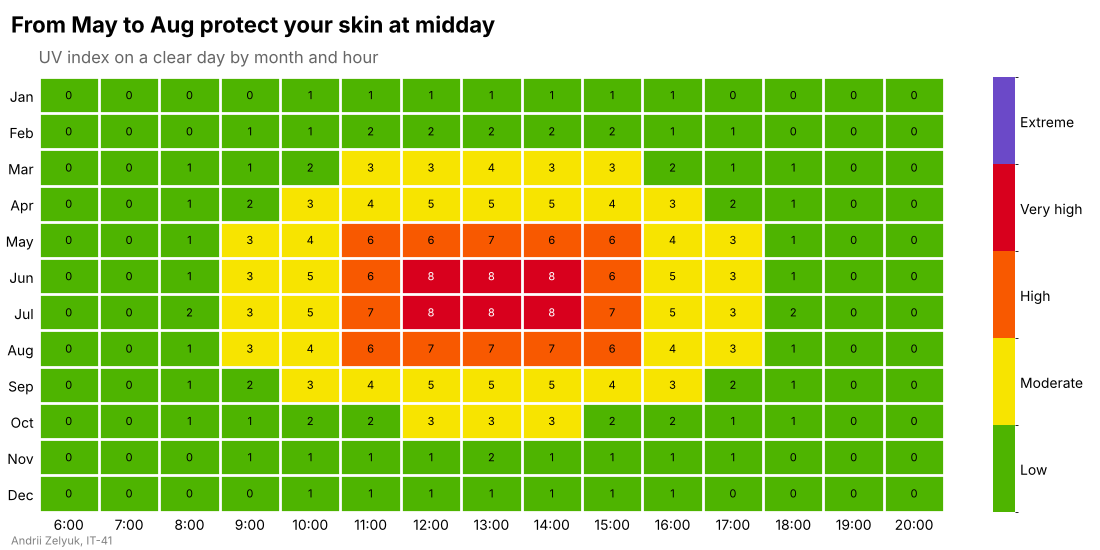

Reproduce this figure in Python.
import matplotlib.pyplot as plt
import numpy as np
from matplotlib.colors import BoundaryNorm, ListedColormap

STUDENT_NAME = "Andrii Zelyuk"   # ім'я та прізвище транслітерацією
STUDENT_GROUP = "IT-41"   # група

months = ["Jan", "Feb", "Mar", "Apr", "May", "Jun",
          "Jul", "Aug", "Sep", "Oct", "Nov", "Dec"]
hours = np.arange(6, 21)
# УФ-індекс у ясний день: рядок - місяць, стовпець - година
peak = np.array([1.2, 2.0, 3.6, 5.2, 6.8, 7.9, 8.4, 7.2, 5.1, 3.0, 1.5, 0.9])
day_shape = np.clip(np.cos((hours - 13) / 7 * np.pi / 2), 0, None) ** 2
uv = (peak.reshape(-1, 1) * day_shape).round()

level_names = ["Low", "Moderate", "High", "Very high", "Extreme"]
level_colors = ["#4EB400", "#F7E400", "#F85900", "#D8001D", "#6B49C8"]

# межі рівнів ВООЗ: кожен інтервал - один колір
bounds = [0, 3, 6, 8, 11, 13]
cmap = ListedColormap(level_colors)
norm = BoundaryNorm(bounds, ncolors=cmap.N)

fig, ax = plt.subplots(figsize=(11, 5.5))
image = ax.imshow(uv, cmap=cmap, norm=norm, aspect="auto")

for row in range(uv.shape[0]):
    for col in range(uv.shape[1]):
        value = uv[row, col]
        # на темних клітинках (дуже високий і вище) - білий текст
        color = "white" if value >= bounds[3] else "black"
        ax.text(col, row, f"{value:.0f}", ha="center", va="center", fontsize=8, color=color)

ax.set_xticks(range(hours.size), [f"{h}:00" for h in hours])
ax.set_yticks(range(len(months)), months)
# білі лінії між клітинками - сітка за допоміжними поділками
ax.set_xticks(np.arange(-0.5, hours.size), minor=True)
ax.set_yticks(np.arange(-0.5, len(months)), minor=True)
ax.grid(which="minor", color="white", linewidth=2)
ax.tick_params(which="both", length=0)
ax.spines[:].set_visible(False)

colorbar = fig.colorbar(image, ax=ax, fraction=0.03, pad=0.05)
# назви рівнів посередині кожного кольору
middles = [(low + high) / 2 for low, high in zip(bounds[:-1], bounds[1:])]
colorbar.set_ticks(middles, labels=level_names)
colorbar.ax.tick_params(length=0)
colorbar.outline.set_visible(False)

# перший і останній місяць, коли денний максимум - високий або вищий
high_months = np.where(uv.max(axis=1) >= bounds[2])[0]
first, last = months[high_months[0]], months[high_months[-1]]
fig.suptitle(f"From {first} to {last} protect your skin at midday",
             x=0.01, ha="left", fontsize=16, fontweight="bold")
ax.set_title("UV index on a clear day by month and hour", loc="left", color="0.4", pad=10)

fig.text(0.01, 0.01, f"{STUDENT_NAME}, {STUDENT_GROUP}", fontsize=8, color="gray")
fig.subplots_adjust(left=0.035, right=0.93, top=0.86, bottom=0.07)

fig.savefig("task_3.png", dpi=100)
plt.show()
